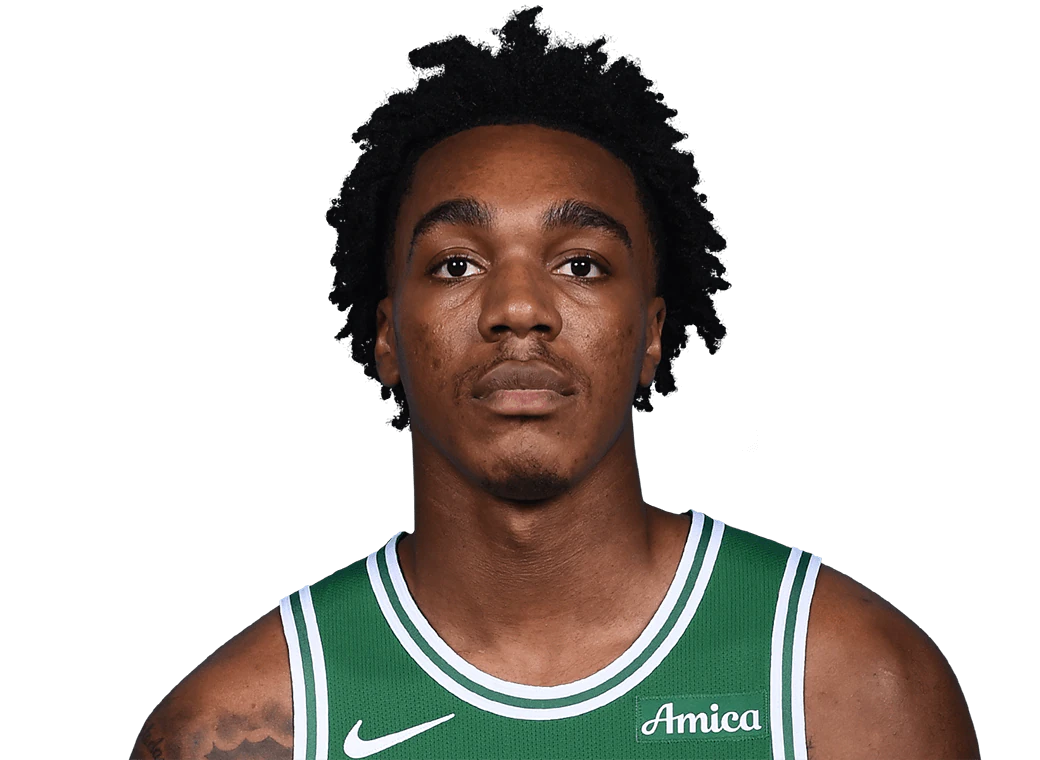
#> input picture assets/teams/east/atlantic/celtics/players/Amari-Williams.webp, 1040 x 760 px; its folder holds 4 pictures in this run; the run also reads 2 pictures not shown here
$ python optimize_photos.py
#> lines starting #> are read from the running program, lines starting #| are printed output that depends on the picture
import os
import shutil
import stat
import sys
import time
from pathlib import Path

from PIL import Image

PHOTO_MAX = 512
CREST_MAX = 256
PHOTO_QUALITY = 82
WEBP_METHOD = 4
SOURCE_EXTS = {".jpg", ".jpeg", ".png", ".webp", ".avif"}


def shrink(img, limit):
    if max(img.size) > limit:
        img = img.copy()
        img.thumbnail((limit, limit), Image.LANCZOS)
    return img


class FileBusy(Exception):
    pass


def make_writable(path):
    try:
        if path.exists():
            os.chmod(path, stat.S_IWRITE | stat.S_IREAD)
    except OSError:
        pass


def swap_in(tmp, target, original):
    make_writable(target)
    make_writable(original)
    last = None
    for attempt in range(4):
        try:
            if original != target and original.exists():
                original.unlink()
            tmp.replace(target)
            return
        except PermissionError as error:
            last = error
            time.sleep(0.4 * (attempt + 1))
    try:
        shutil.copyfile(tmp, target)
        if original != target and original.exists():
            original.unlink()
        tmp.unlink()
        return
    except OSError as error:
        last = error
    try:
        tmp.unlink()
    except OSError:
        pass
    raise FileBusy(str(last))


def photo_reason(path):
    if path.suffix != ".webp":
        return path.suffix + " to .webp"
    if path.stem != path.stem.lower():
        return "uppercase name"
    with Image.open(path) as src:
        return f"{max(src.size)}px, shrinking to {PHOTO_MAX}"


def crest_reason(path):
    if path.suffix.lower() not in (".png", ".svg"):
        return path.suffix + " to .png"
    with Image.open(path) as src:
        return f"{max(src.size)}px, shrinking to {CREST_MAX}"


def photo_done(path):
    if path.suffix != ".webp" or path.stem != path.stem.lower():
        return False
    with Image.open(path) as src:
        return max(src.size) <= PHOTO_MAX


def crest_done(path):
    if path.stem != path.stem.lower():
        return False
    if path.suffix.lower() not in (".png", ".svg"):
        return False
    if path.suffix.lower() == ".svg":
        return True
    with Image.open(path) as src:
        return max(src.size) <= CREST_MAX


def optimize_photo(path):
    before = path.stat().st_size
    with Image.open(path) as src:
        img = src.convert("RGBA") if src.mode in ("P", "LA", "RGBA") or "transparency" in src.info else src.convert("RGB")
        img = shrink(img, PHOTO_MAX)
    target = path.with_name(path.stem.lower() + ".webp")
    tmp = target.with_suffix(".tmp.webp")
    img.save(tmp, "WEBP", quality=PHOTO_QUALITY, method=WEBP_METHOD)
    swap_in(tmp, target, path)
    return before, target.stat().st_size


def optimize_crest(path):
    before = path.stat().st_size
    with Image.open(path) as src:
        img = shrink(src.convert("RGBA"), CREST_MAX)
    target = path.with_name(path.stem.lower() + ".png")
    tmp = path.with_name(path.stem.lower() + ".tmp.png")
    img.save(tmp, "PNG", optimize=True)
    swap_in(tmp, target, path)
    return before, target.stat().st_size


def main(root):
#> called with root = 'assets/teams'
    root = Path(root)
    total_before = total_after = count = 0
    busy = []
    for leftover in root.rglob("*.tmp.*"):
        try:
            leftover.unlink()
        except OSError:
            pass
    todo = []
    for path in sorted(root.rglob("*")):
        if not path.is_file() or path.suffix.lower() not in SOURCE_EXTS or ".tmp." in path.name:
            continue
        if path.parent.name == "players" and not photo_done(path):
            todo.append((path, optimize_photo, photo_reason(path)))
        elif path.stem.lower().startswith("crest") and path.parent.name != "players" and not crest_done(path):
            todo.append((path, optimize_crest, crest_reason(path)))
    if not todo:
        print("Everything is already optimised.")
        return
    print(f"{len(todo)} image(s) to optimise.")
    gone = []
    for i, (path, run, reason) in enumerate(todo, 1):
        print(f"[{i}/{len(todo)}] {path}  ({reason})", flush=True)
        try:
            before, after = run(path)
        except FileBusy as error:
            busy.append((path, error))
            continue
        except FileNotFoundError:
            gone.append(path)
            continue
        total_before += before
        total_after += after
        count += 1
#> this loop made 4 passes
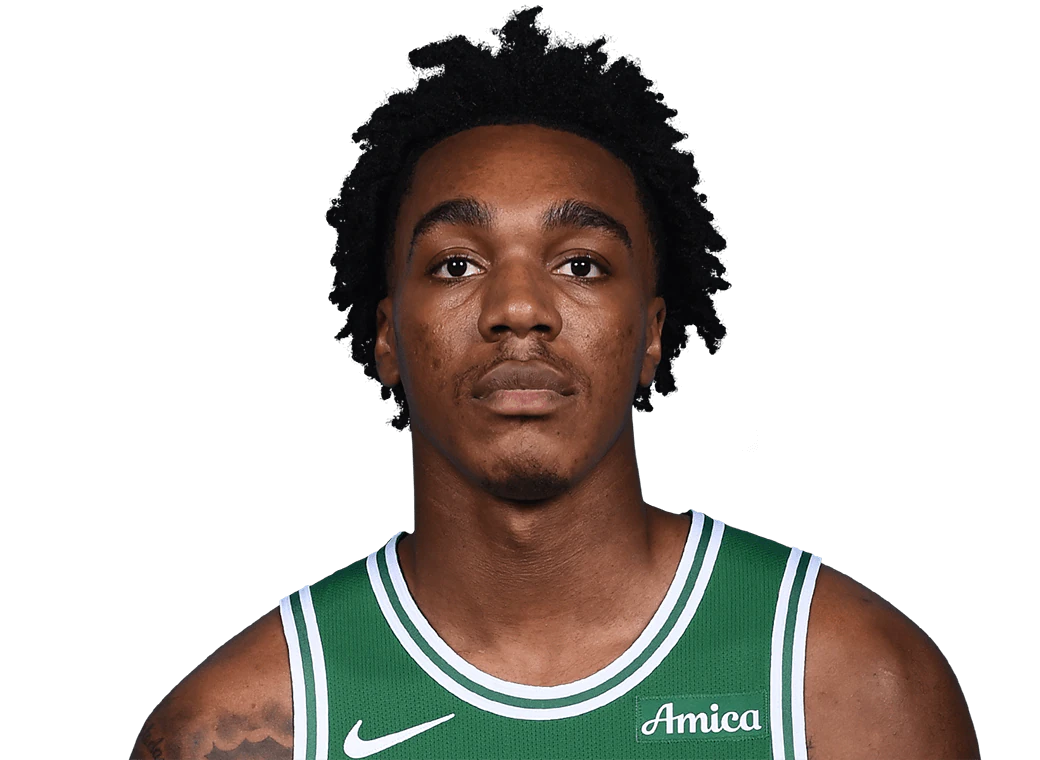
#> input picture assets/teams/east/atlantic/celtics/players/Amari-Williams.webp, 1040 x 760 px
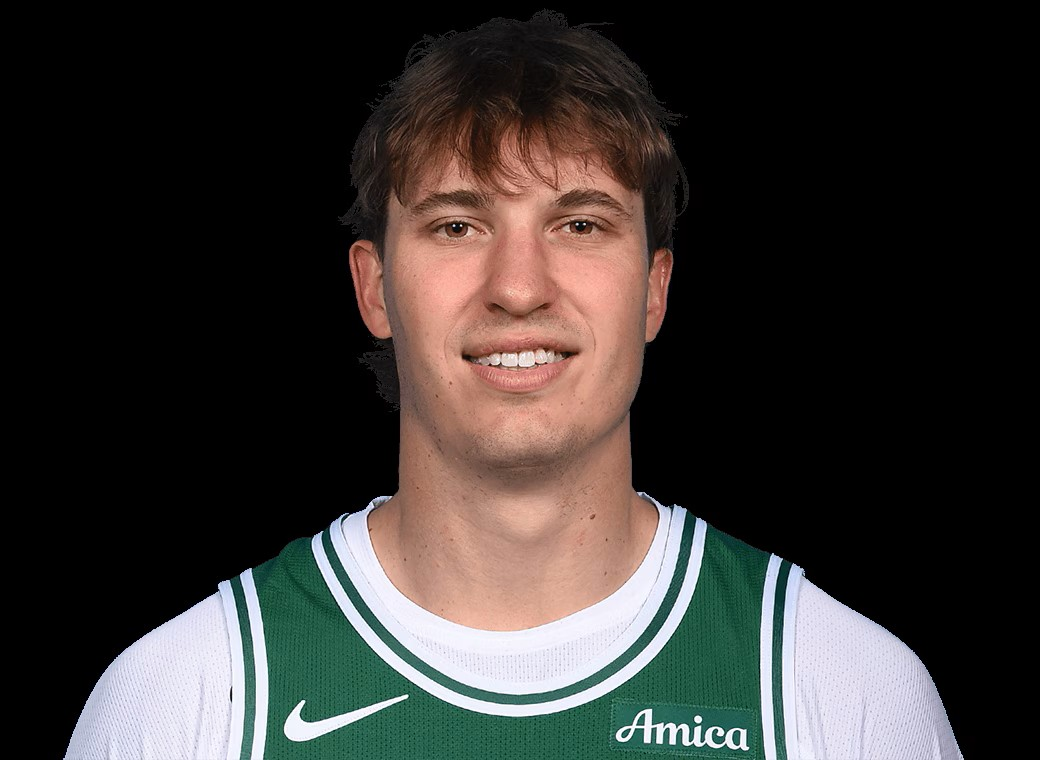
#> input picture assets/teams/east/atlantic/celtics/players/Baylor-Scheierman.jpg, 1040 x 760 px
#> pass 3, in optimize_photo (call 3), `with Image.open(path) as src:`:
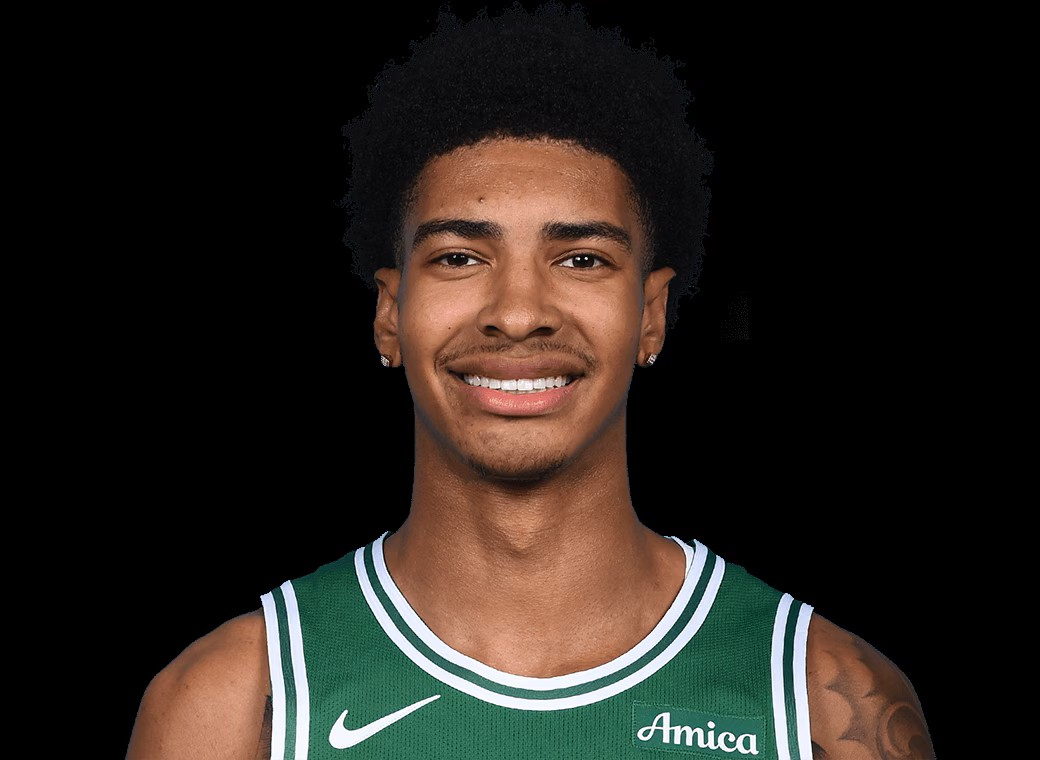
#> src: PIL image 1040x760 RGB; mean R, G, B 39.8, 33.9, 28.4
    print(f"{count} images: {total_before / 1e6:.1f} MB -> {total_after / 1e6:.1f} MB")
    if gone:
        print("Skipped because they were renamed or moved while this was running:")
        for path in gone:
            print("  " + str(path))
    if busy:
        print("Could not overwrite these. Windows refused access (usually OneDrive syncing them):")
        for path, error in busy:
            print(f"  {path}  [{error}]")
        print("Pause OneDrive (tray icon > gear > Pause syncing), close image previews, then run again.")


if __name__ == "__main__":
    main(sys.argv[1] if len(sys.argv) > 1 else "assets/teams")
